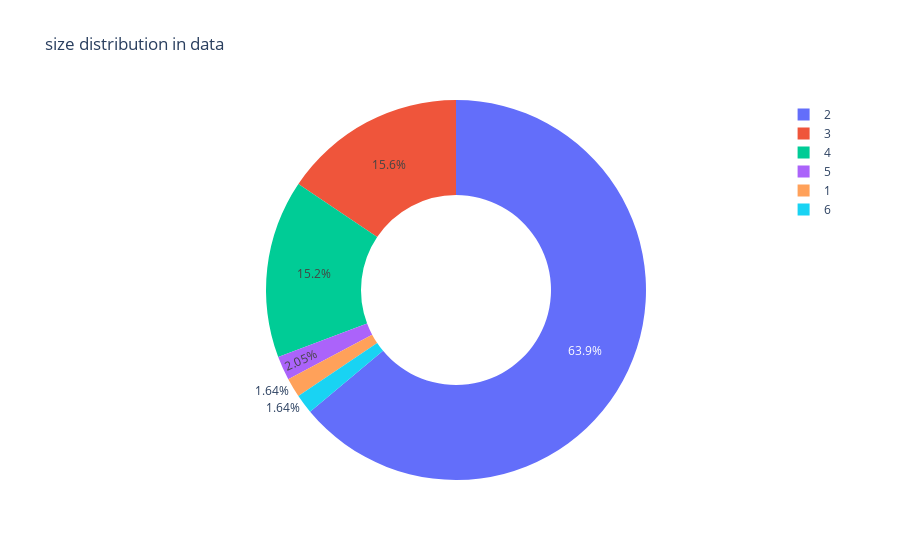

The cell this chart's notebook holds for it:
### Code cell
get_pie_chart(tips,'size')

### Figure 1 — Plotly figure (JSON) as saved in the notebook; plotly's stock layout.template omitted (floating-point values rounded to 4 significant figures)
{"data": [{"domain": {"x": [0, 1], "y": [0, 1]}, "hole": 0.5, "hovertemplate": "size=%{label}<br>value=%{value}<extra></extra>", "labels": [2, 3, 4, 5, 1, 6], "legendgroup": "", "name": "", "showlegend": true, "type": "pie", "values": [156, 38, 37, 5, 4, 4]}], "layout": {"legend": {"tracegroupgap": 0}, "title": {"text": "size distribution in data"}}}
